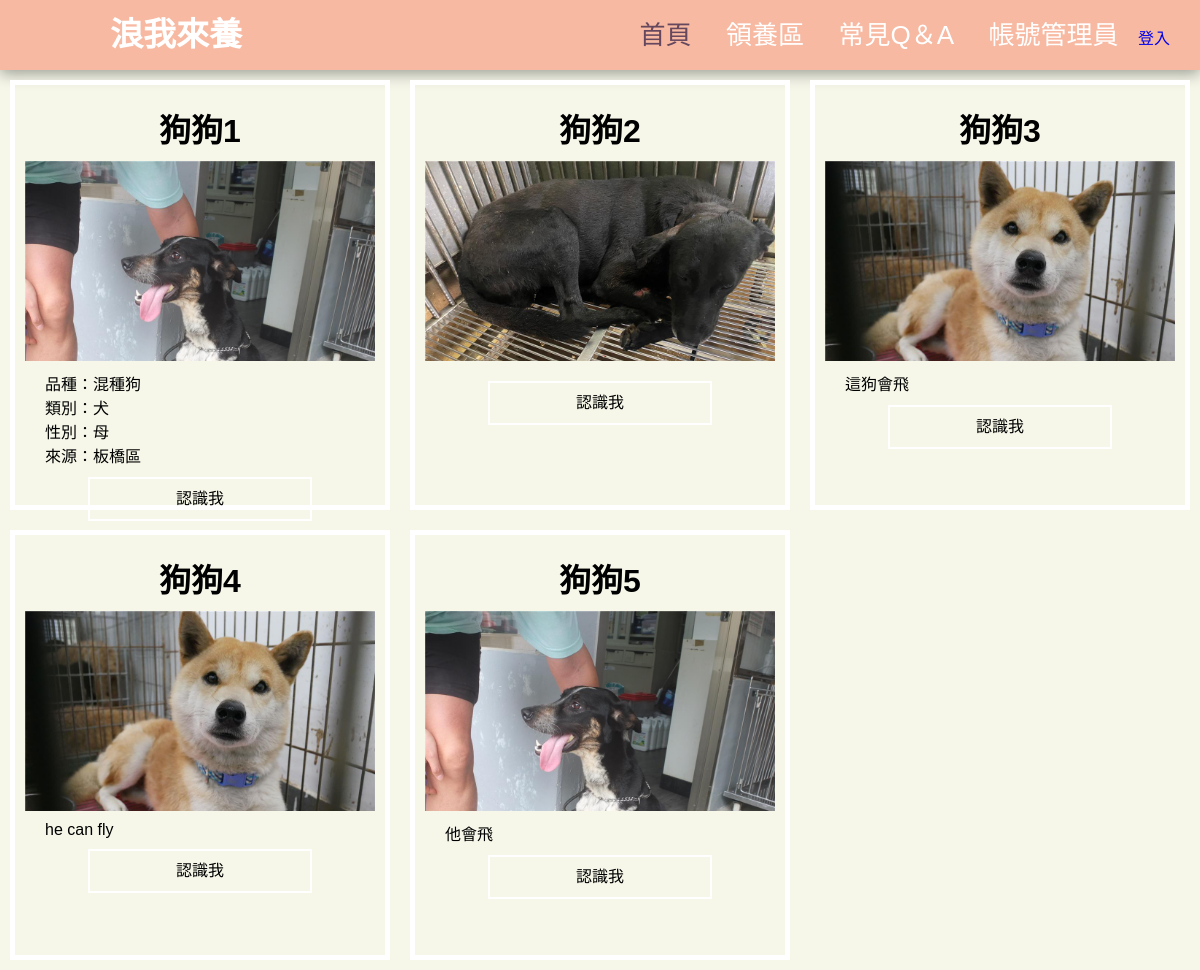
Screenshot of /dog.php with the database file from the repository.
### tables this page shows
CREATE TABLE `animals` (
  `ID` int(11) NOT NULL,
  `Name` varchar(20) NOT NULL,
  `Sex` enum('公','母') NOT NULL,
  `Age` int(3) NOT NULL,
  `Birthday` date NOT NULL,
  `Find_Date` datetime NOT NULL,
  `Lost` tinyint(1) NOT NULL,
  `Adobted` tinyint(1) NOT NULL,
  `Mark` varchar(100) NOT NULL,
  `Pic` varchar(50) NOT NULL
);

### dog.php (the view, shortened to what this page needs)
<?php
	include ('header.php');
?>
<?php
	include("controller\connectDB.php");
	$count=0;
	$sql_query="SELECT * FROM `animals`";
	$result=mysqli_query($db_link,$sql_query);
	while($row_result=mysqli_fetch_row($result)){
		$path="pic\\".$row_result["9"];
		$count++;
		if($row_result["7"]==0)
			echo "
		<div class=\"allbox\">
			<div class=\"wrap\">
				<div class=\"box lg md\">
					<div class=\"contentBox\">
						<h1>狗狗$count</h1>
					</div>
					<div class=\"imgBox\">
						<img src=\"$path\" alt=\"\">
					</div>
					<div class=\"contentBox\">
							  <p>
							  ".$row_result["8"]."
							</p>
						<a href=\"petdetail.php?id=".$row_result["0"]."&table=animals\" target=\"_blank\">認識我</a>
					</div>
				</div>
				";
	}
?>

### rows the page displays
animals: Pic (picture), Mark "品種：混種狗 類別：犬 性別：母 來源：板橋區"
animals: Pic (picture)
animals: Pic (picture), Mark "這狗會飛"
animals: Pic (picture), Mark "he can fly"
animals: Pic (picture), Mark "他會飛"
